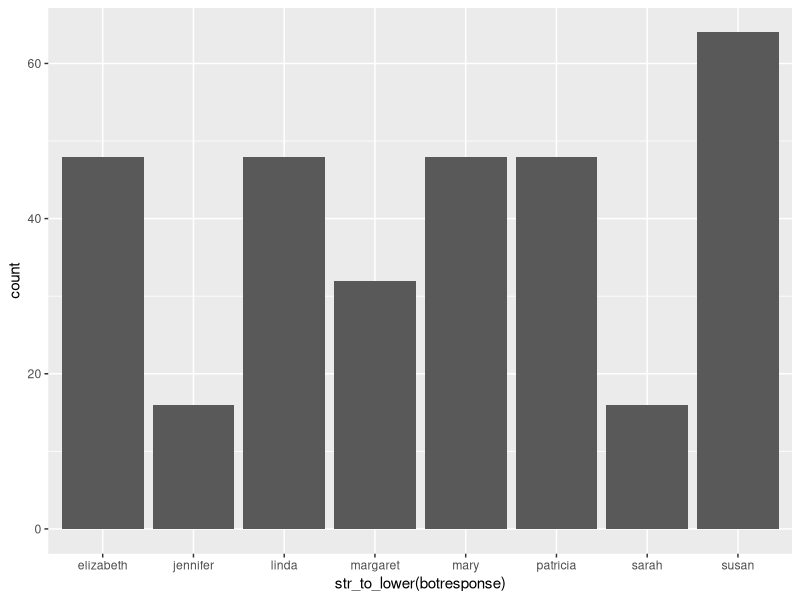
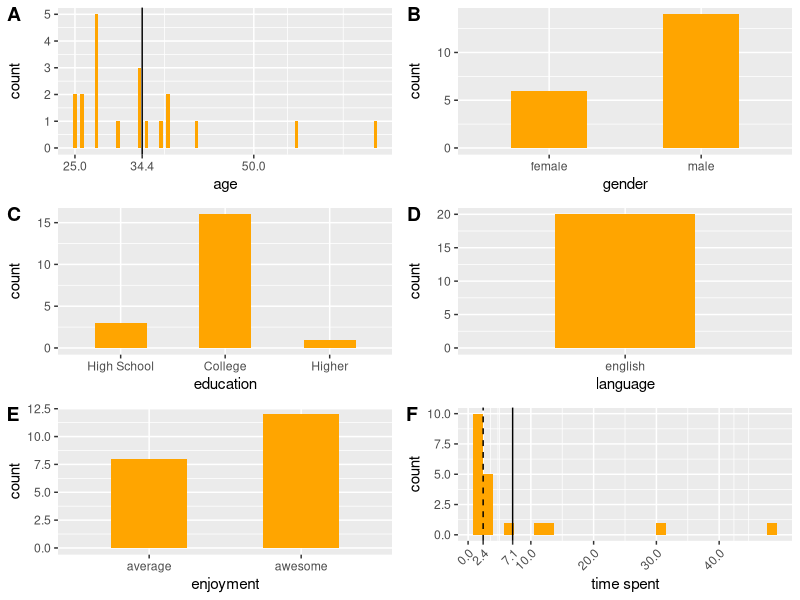
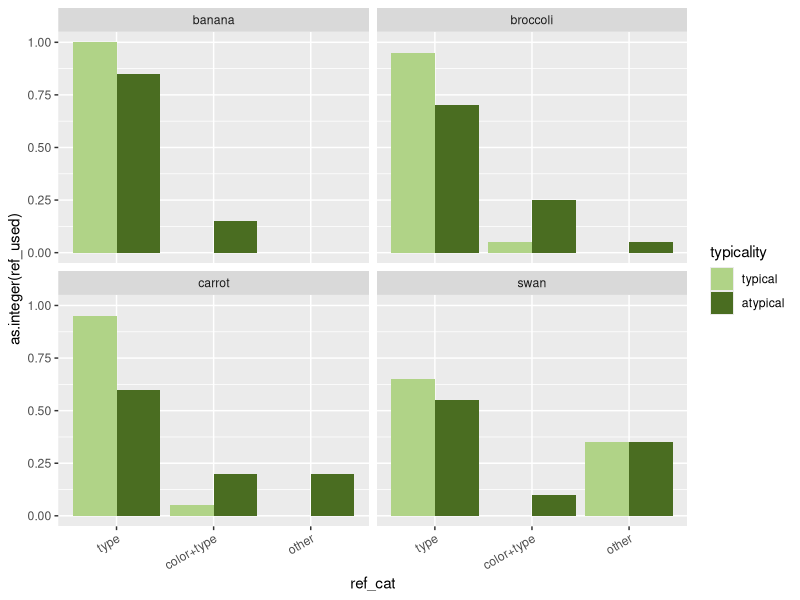
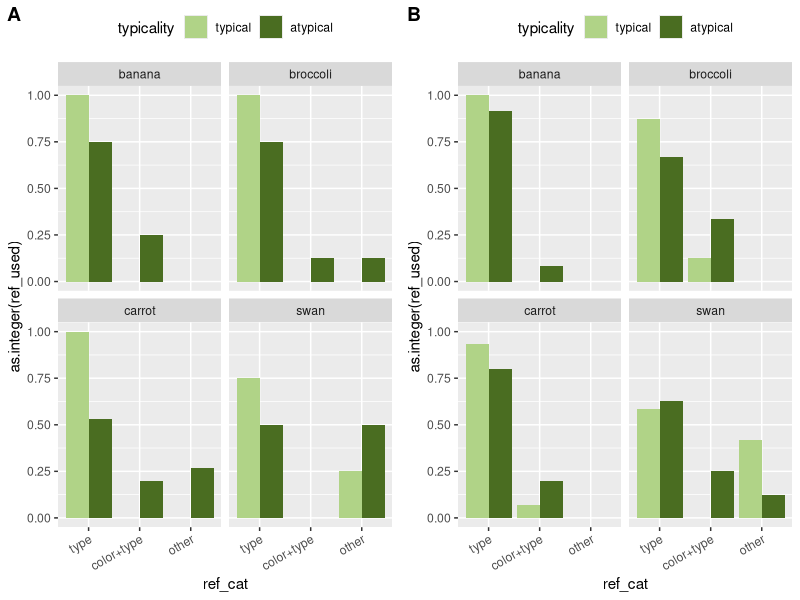
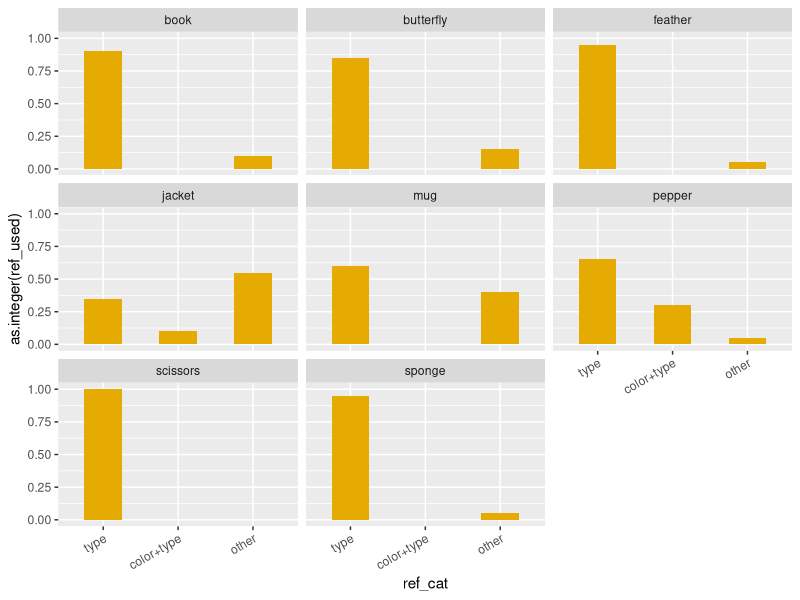

Write the R code that produced these figures, in order.
## ---- chunk 1
knitr::opts_chunk$set(echo = TRUE)
## ---- chunk 2
library(cowplot)
library(plyr)
library(tidyverse)
library(here)

df_import = read_csv(here("data","01_norming","01_pilot","05_OMP-freeprod","data.csv")) %>%
  # exclude test
  # weird filter property that it will exclude NAs
  filter(is.na(comments) | comments != "TEST")
## ---- chunk 3
ggplot(df_import,aes(x=str_to_lower(botresponse))) +
  geom_histogram(stat="count")
## ---- chunk 4

df_clean = df_import %>% 
  # exclude multiple submissions
  arrange(startTime) %>% 
  distinct(anon_worker_id,trial_number, .keep_all = TRUE) %>% 
  # exclude participants who didn't do the hit correctly or were confused (self reportedly)
  filter(HitCorrect==1)
  # exclude participants who are more than 2 std away from median responses
  # group_by(anon_worker_id) %>%
  # filter()

# number of participants before exclusion (20)
length(unique(df_import$anon_worker_id))
# number of participants after exclusion (20)
length(unique(df_clean$anon_worker_id))


df = df_clean %>%
  select(item,refexp,trial_number,anon_worker_id) %>% 
  rename(col_item = item)
## ---- chunk 5
# other info
engl_spellings = c("english", "englis", "eng", "engilsh", "englsh", "en")

df_subj = df_clean %>% 
  select(age,gender,education,languages,enjoyment,timeSpent,HitCorrect,comments,anon_worker_id) %>% 
  distinct() %>% 
  mutate_at(vars(languages), funs(str_to_lower(.))) %>% 
  mutate_at(vars(languages), funs(ifelse(. %in% engl_spellings, "english", .))) %>% 
  mutate(lang=ifelse(languages == "english","english","other")) %>% 
  mutate_at(vars(age), funs(as.integer(.))) %>% 
  mutate_at(vars(enjoyment), 
            funs(ifelse(.==1,"average",
                        ifelse(.==2,"awesome","other")))) %>% 
  mutate(edu = ifelse(str_detect(education,"high_school"),"High School",
                      ifelse(str_detect(education,"college"),"College","Higher"))) %>% 
  mutate_at(vars(edu), funs(fct_relevel(.,"High School", "College", "Higher")))


mean_age = round(mean(df_subj$age),digits = 1)
p_age = ggplot(df_subj,aes(x=age)) +
  geom_bar(width = .5,
           fill = "orange") +
  geom_vline(xintercept= mean_age) +
  scale_x_continuous(breaks=c(25,50,75,mean_age))

p_gen = ggplot(df_subj,aes(x=gender)) +
  geom_bar(width = .5,
           fill = "orange")

p_edu = ggplot(df_subj,aes(x=edu)) +
  geom_bar(width = .5,
           fill = "orange") +
  xlab("education")
  # theme(axis.text.x = element_text(angle = 25, hjust = 1))

p_lang = ggplot(df_subj,aes(x=lang)) +
  geom_bar(width = .5,
           fill = "orange") +
  xlab("language")
  # theme(axis.text.x = element_text(angle=45,hjust=1))

p_enj = ggplot(df_subj,aes(x=enjoyment)) +
  geom_bar(width = .5,
           fill = "orange")

mean_time = round(mean(df_subj$timeSpent), digits = 1)
median_time = round(median(df_subj$timeSpent), digits = 1)
p_time = ggplot(df_subj,aes(x=timeSpent)) +
  geom_histogram(fill = "orange") +
  geom_vline(xintercept=mean_time) +
  geom_vline(xintercept=median_time,linetype="dashed") +
  scale_x_continuous(breaks=c(median_time,mean_time,floor(0),floor(10),floor(20),floor(30),floor(40))) +
  xlab("time spent") +
  theme(axis.text.x = element_text(angle = 45, hjust = 1))

plot_grid(p_age,p_gen,p_edu,p_lang,p_enj,p_time, labels = "AUTO", ncol = 2, align = 'v')

## ---- chunk 6

typical_list = c(
  "green_broccoli",
	"orange_carrot",
	"white_swan",
	"yellow_banana"
)

atypical_list = c(
  "red_broccoli",
	"white_carrot",
	"green_swan",
	"orange_banana"
)

df_plot = df %>%
  # separate color and type
  separate(col_item, c("color", "item"), sep = "_", remove = FALSE) %>%
  # repair compound nouns
  mutate_at(vars(item), 
            funs(ifelse(item=="bellpepper","pepper",item))) %>% 
  # transform utterances to lower case
  mutate_at(vars(refexp),
            funs(str_to_lower(.))) %>%
  # correct misspellings
  mutate(refexp_corrected = case_when(
    refexp == "saba banana"  ~ "banana",
    (refexp == "siccors" | refexp == "scissor") ~ "scissors",
    refexp == "brocholi"  ~ "broccoli",
    refexp == "feahter"  ~ "feather",
    TRUE ~ refexp
  )) %>% 
  # repair compound nouns
  mutate_at(vars(refexp_corrected), 
            funs(str_replace_all(.,"bell pepper","pepper"))) %>% 
  # typicality categorization
  mutate(typicality = case_when(
    col_item %in% typical_list ~ "typical",
    col_item %in% atypical_list ~ "atypical",
    TRUE ~ "non-cd"
  )) %>% 
  # make columns according to utterance types
  mutate(
         # uncomment this, then color_modifier not only contains the exact 
         # color-type combination, but every refexp that contains the color
         # utt_color_modified = str_detect(refexp_corrected,color),
         utt_color_modified = refexp_corrected == paste(color,item,sep=" "),
         utt_type_only = refexp_corrected == item,
         utt_other = ifelse(!utt_color_modified & !utt_type_only, T, F)
  ) %>% 
  gather(ref_cat,ref_used,utt_color_modified,utt_type_only,utt_other) %>% 
  # change order of factor levels in ref_cat
  mutate_at(vars(ref_cat),
            funs(fct_relevel(ref_cat,"utt_type_only","utt_color_modified","utt_other"))) %>% 
  # rename factor levels in ref_cat
  mutate_at(vars(ref_cat),
            funs(mapvalues(ref_cat, 
                           from=c("utt_type_only", "utt_color_modified", "utt_other"),
                           to=c("type", "color+type", "other")))) %>%
  # change order of factor levels in typicality
  mutate_at(vars(typicality), 
            funs(fct_relevel(typicality,"typical","atypical","non-cd"))) 
## ---- chunk 7

df_cd = df_plot %>% 
  filter(typicality!="non-cd") %>% 
  group_by(anon_worker_id, item) %>% 
  mutate(trial = ifelse(trial_number == min(trial_number), 1, 2)) %>% 
  ungroup() 

# df_cd %>% 
#   filter(ref_used == TRUE,
#          ref_cat == "utt_other") %>% 
#   select(col_item, refexp_corrected) %>% 
#   arrange(col_item)

# all

ggplot(df_cd,aes(x=ref_cat,
                 y=as.integer(ref_used),
                 fill=typicality)) +
  facet_wrap(vars(item)) +
  # mean
  stat_summary(fun.y = "mean",
               geom = "bar",
               position = position_dodge(width = 0.9)) +
  # error bars 
  stat_summary(fun.data = "mean_cl_boot",
               geom = "linerange",
               color = "darkgrey",
               position = position_dodge(width = 0.9)) +
  theme(axis.text.x = element_text(angle = 30, hjust = 1)) +
  scale_fill_manual(values=c("#b0d387", "#4a6d21"))
## ---- chunk 8

# first trial

first_trial = ggplot(df_cd[df_cd$trial==1,],aes(x=ref_cat,
                 y=as.integer(ref_used),
                 fill=typicality)) +
  facet_wrap(vars(item)) +
  # mean
  stat_summary(fun.y = "mean",
               geom = "bar",
               position = position_dodge(width = 0.9)) +
  # error bars 
  stat_summary(fun.data = "mean_cl_boot",
               geom = "linerange",
               color = "darkgrey",
               position = position_dodge(width = 0.9)) +
  theme(axis.text.x = element_text(angle = 30, hjust = 1)) +
  scale_fill_manual(values=c("#b0d387", "#4a6d21")) +
  theme(legend.position = "top")

# second trial

second_trial = ggplot(df_cd[df_cd$trial==2,],aes(x=ref_cat,
                 y=as.integer(ref_used),
                 fill=typicality)) +
  facet_wrap(vars(item)) +
  # mean
  stat_summary(fun.y = "mean",
               geom = "bar",
               position = position_dodge(width = 0.9)) +
  # error bars 
  stat_summary(fun.data = "mean_cl_boot",
               geom = "linerange",
               color = "darkgrey",
               position = position_dodge(width = 0.9)) +
  theme(axis.text.x = element_text(angle = 30, hjust = 1)) +
  scale_fill_manual(values=c("#b0d387", "#4a6d21")) +
  theme(legend.position = "top")

plot_grid(first_trial,second_trial, labels = "AUTO", ncol = 2, align = 'v')
## ---- chunk 9

df_noncd = df_plot %>% 
  filter(typicality=="non-cd")

# df_noncd %>% 
#   filter(ref_used == TRUE,
#          ref_cat == "utt_other") %>% 
#   select(col_item, refexp_corrected) %>% 
#   arrange(col_item)

ggplot(df_noncd,aes(x=ref_cat,
                 y=as.integer(ref_used))) +
  facet_wrap(vars(item)) +
  # mean
  stat_summary(fun.y = "mean",
               geom = "bar",
               # position = position_dodge(width = 0.9),
               fill = "#E6AB02",
               width = .5) +
  # error bars 
  stat_summary(fun.data = "mean_cl_boot",
               geom = "linerange",
               color = "darkgrey",
               position = position_dodge(width = 0.9)) +
  theme(axis.text.x = element_text(angle = 30, hjust = 1))
  # scale_fill_manual(values=c("#b0d387", "#4a6d21"))

